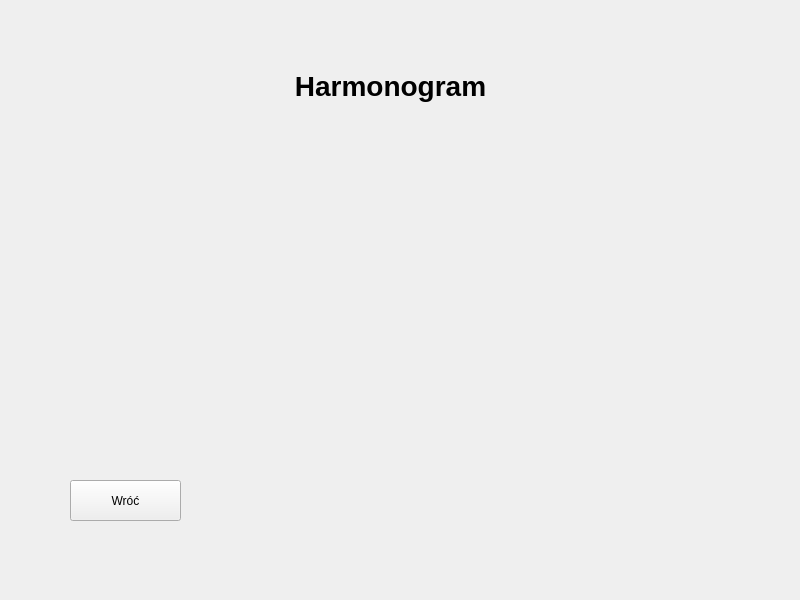
<?xml version="1.0" encoding="UTF-8"?>
<ui version="4.0">
 <class>Harmonogram</class>
 <widget class="QWidget" name="Harmonogram">
  <property name="geometry">
   <rect>
    <x>0</x>
    <y>0</y>
    <width>800</width>
    <height>600</height>
   </rect>
  </property>
  <property name="windowTitle">
   <string>Form</string>
  </property>
  <widget class="QLabel" name="label">
   <property name="geometry">
    <rect>
     <x>260</x>
     <y>30</y>
     <width>261</width>
     <height>111</height>
    </rect>
   </property>
   <property name="font">
    <font>
     <pointsize>21</pointsize>
     <bold>true</bold>
    </font>
   </property>
   <property name="text">
    <string>Harmonogram</string>
   </property>
   <property name="alignment">
    <set>Qt::AlignCenter</set>
   </property>
  </widget>
  <widget class="QPushButton" name="Wroc_Button">
   <property name="geometry">
    <rect>
     <x>70</x>
     <y>480</y>
     <width>111</width>
     <height>41</height>
    </rect>
   </property>
   <property name="text">
    <string>Wróć</string>
   </property>
  </widget>
 </widget>
 <resources/>
 <connections/>
</ui>
